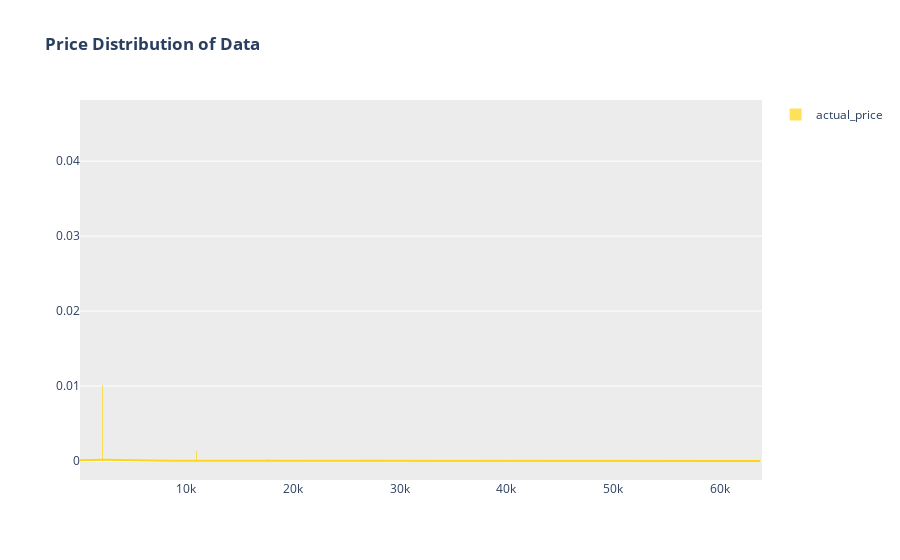

Write notebook code for a chart like this one.
### Code cell
import plotly.figure_factory as ff
x = frame["actual_price"]
hist_data = [x]
group_labels = ['actual_price']

fig = ff.create_distplot(hist_data, group_labels, show_rug = False,
                        colors=["#ffd514"])
fig.update_layout(
                 plot_bgcolor = "#ECECEC",
                  title = "<b>Price Distribution of Data</b>"
                 )

fig.show()

### Figure 1 — Plotly figure (JSON) as saved in the notebook; plotly's stock layout.template omitted (floating-point values rounded to 4 significant figures; data arrays with more than 128 entries replaced by an {"elided": "..."} marker saying what was removed)
{"data": [{"autobinx": false, "histnorm": "probability density", "legendgroup": "actual_price", "marker": {"color": "#ffd514"}, "name": "actual_price", "opacity": 0.7, "type": "histogram", "x": {"elided": "15737 float values"}, "xaxis": "x", "xbins": {"end": 63910.0, "size": 1, "start": 95}, "yaxis": "y"}, {"legendgroup": "actual_price", "marker": {"color": "#ffd514"}, "mode": "lines", "name": "actual_price", "showlegend": false, "type": "scatter", "x": {"elided": "500 float values"}, "xaxis": "x", "y": {"elided": "500 float values"}, "yaxis": "y"}], "layout": {"barmode": "overlay", "hovermode": "closest", "legend": {"traceorder": "reversed"}, "plot_bgcolor": "#ECECEC", "title": {"text": "<b>Price Distribution of Data</b>"}, "xaxis": {"anchor": "y2", "domain": [0, 1], "zeroline": false}, "yaxis": {"anchor": "free", "domain": [0, 1], "position": 0}}}
